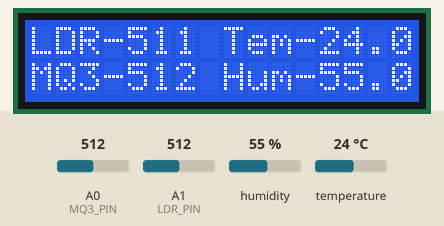
Recording of a sketch running on a simulated Arduino Uno, built with avr-gcc and run on an emulated ATmega328P. On the bench: 16×2 character LCD. The inputs (shaded band) are chosen by the test bench; at power-on: humidity 55 %, A0 (MQ3_PIN) = 512, A1 (LDR_PIN) = 512, temperature 24 °C. The modem accepts every AT command (registered, SIM ready, sends succeed) and sends nothing else; what the sketch prints to the serial monitor is not drawn.

Above: at 5.2 s.
5.3 s: humidity set to 22 %
At 18.8 s:
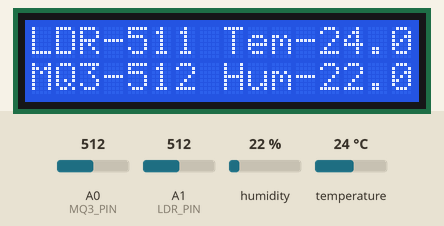
19.3 s: A0 (MQ3_PIN) set to 716
At 32.6 s:
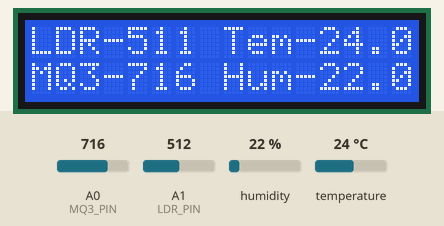
33.3 s: A1 (LDR_PIN) set to 716
At 47.0 s:
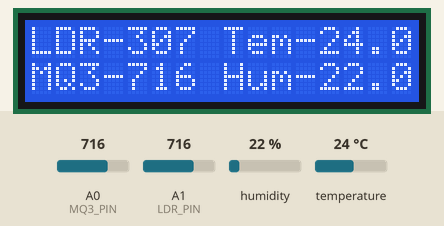
47.3 s: temperature set to 12 °C
At 61.1 s:
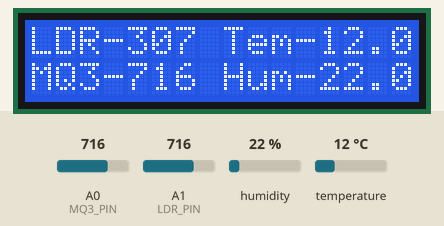
61.3 s: A0 (MQ3_PIN) set to 992
At 74.8 s:
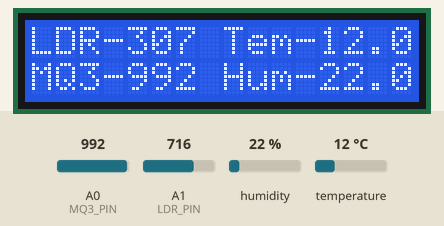
Timing chart, 0 to 76.3 s (numbered marks = the images above; inputs shaded):
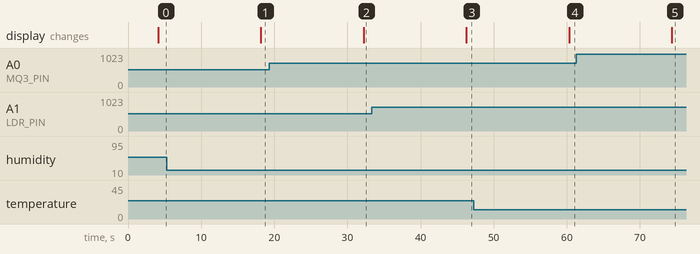

Measured:
- after the input at 5.3 s, the display: changes after 12.9 s (image 1)
- after the input at 19.3 s, the display: changes after 12.9 s (image 2)
- after the input at 33.3 s, the display: changes after 13.0 s (image 3)
- after the input at 47.3 s, the display: changes after 13.0 s (image 4)
- after the input at 61.3 s, the display: changes after 13.1 s (image 5)

The sketch:

FOOD_MONITORING.ino
```cpp
#include <LiquidCrystal.h>
#include "DHT.h"
LiquidCrystal lcd(10, 9, 5, 4, 3, 2);
#include <SoftwareSerial.h>
SoftwareSerial espSerial(12, 13);
#define DHTTYPE DHT11
#define LDR_PIN A1
#define MQ3_PIN A0
DHT dht(8, DHTTYPE);
#define DEBUG true
String mySSID = "Posh";
String myPWD = "nnnnnnnn";
String myAPI = "28I9S8YRDULQ35B4";
String myHOST = "api.thingspeak.com";
String myPORT = "80";
String myFIELD = "field1";
String myFIELD2 = "field2";
String myFIELD3 = "field3";
String myFIELD4 = "field4";

float t=0;
float h=0;
int ldr_read = 0;
int gas_read = 0;


void setup()
{
  lcd.begin(16,2);
  dht.begin();
  lcd.setCursor(0,0);
  lcd.print(" IoT Based Smart");
  lcd.setCursor(0,1);
  lcd.print(" Food Monitoring");
  Serial.begin(9600);
  espSerial.begin(115200);

  espData("AT+RST", 1000, DEBUG);
  espData("AT+CWMODE=1", 1000, DEBUG);
  espData("AT+CWJAP=\""+ mySSID +"\",\""+ myPWD +"\"", 1000, DEBUG);

  delay(1000);

}

  void loop()
  {

      lcd.clear();
      ldr_read =1023-analogRead(LDR_PIN);
      lcd.setCursor(0,0);
      lcd.print("LDR-");
      lcd.setCursor(4,0);
      lcd.print(ldr_read);
      lcd.setCursor(0,1);
      lcd.print("MQ3-");
      gas_read = analogRead(MQ3_PIN);
      lcd.setCursor(4,1);
      lcd.print(gas_read);
      Serial.print("Temperature = ");
      t = dht.readTemperature();
      lcd.setCursor(8,0);
      lcd.print("Tem-");
      lcd.setCursor(12,0);
      lcd.print(t);
      Serial.println(t);
      Serial.print("Humidity = ");
      h=dht.readHumidity();
      lcd.setCursor(8,1);
      lcd.print("Hum-");
      lcd.setCursor(12,1);
      lcd.print(h);
      Serial.println(h);


    String sendData = "GET /update?api_key="+ myAPI +"&"+ myFIELD +"="+String(ldr_read)+"&"+ myFIELD2 +"="+String(gas_read)+"&"+ myFIELD3 +"="+String(t)+"&"+ myFIELD4 +"="+String(h);

    espData("AT+CIPMUX=1", 1000, DEBUG);
    espData("AT+CIPSTART=0,\"TCP\",\""+ myHOST +"\","+ myPORT, 1000, DEBUG);
    espData("AT+CIPSEND=0," +String(sendData.length()+4),1000,DEBUG);
    espSerial.find(">");
    espSerial.println(sendData);
    Serial.print("Value to be sent: ");


    espData("AT+CIPCLOSE=0",1000,DEBUG);
    delay(9000);
  }

  String espData(String command, const int timeout, boolean debug)
{
  Serial.print("AT Command ==> ");
  Serial.print(command);
  Serial.println("     ");

  String response = "";
  espSerial.println(command);
  long int time = millis();
  while ( (time + timeout) > millis())
  {
    while (espSerial.available())
    {
      char c = espSerial.read();
      response += c;
    }
  }
  if (debug)
  {

  }
  return response;
}
```
